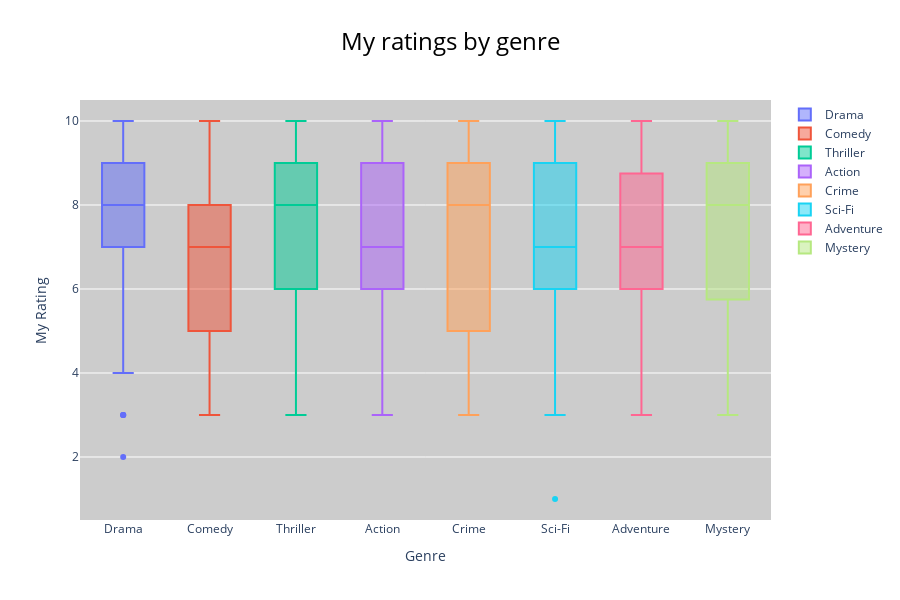

Notebook source saved alongside this figure:
### Code cell
# plotly box/whisker2
# x is genre y is my rating
# change hovertext
# Add mean

fig = go.Figure()
for i in range(len(genres)):
    fig.add_trace(go.Box(
        y=df[df[genres[i]] == True]['Your Rating'],
        name=genres[i]
    ))
fig.update_layout(
    plot_bgcolor='#cccccc',
    title=dict(
        text='My ratings by genre',
        font=dict(
            size=24,
            color='#000000'
        ),
        x=.5
    ),
    xaxis=dict(
        title='Genre'
    ),
    yaxis=dict(
        title='My Rating'
    ),
    width=900,
    height=600
)
fig.show()
# plotly.offline.plot(fig, filename='3-13-20-boxandwhisker2.html')
# Originally run with 'https://github.com/ethanfuerst/imdb_ratings/blob/226cfa35e9f54639c2e5a042ac60bea2a2ffc0f7/ratings.csv'
# pio.write_html(fig, file='3-3-20-boxandwhisker2.html', auto_open=True)
# fig.write_image("3-13-20-boxandwhisker2.png")

### Figure 1 — Plotly figure (JSON) as saved in the notebook; plotly's stock layout.template omitted (floating-point values rounded to 4 significant figures)
{"data": [{"name": "Drama", "type": "box", "y": [8, 5, 7, 8, 9, 10, 10, 9, 8, 7, 8, 8, 8, 6, 9, 8, 2, 9, 9, 8, 10, 9, 8, 10, 9, 8, 5, 9, 9, 7, 9, 8, 9, 9, 9, 5, 8, 7, 9, 10, 8, 8, 7, 4, 3, 5, 7, 5, 4, 4, 8, 7, 9, 8, 7, 8, 8, 10, 7, 6, 7, 8, 4, 9, 4, 9, 7, 6, 5, 7, 8, 9, 9, 7, 7, 7, 7, 9, 7, 10, 7, 7, 8, 9, 9, 9, 6, 9, 9, 9, 8, 4, 4, 6, 3, 9, 8, 10, 8, 10, 8, 9, 10, 5, 8, 9, 7, 6, 8, 10, 4, 9, 7, 10, 6, 10, 6, 9, 3, 6]}, {"name": "Comedy", "type": "box", "y": [8, 8, 8, 9, 6, 8, 9, 5, 4, 5, 6, 9, 8, 5, 9, 6, 7, 7, 8, 7, 9, 9, 5, 8, 7, 8, 5, 9, 9, 8, 6, 8, 7, 6, 4, 7, 6, 5, 5, 5, 5, 6, 6, 5, 10, 6, 8, 4, 7, 6, 6, 5, 5, 7, 5, 10, 5, 9, 9, 7, 7, 10, 7, 4, 6, 8, 9, 9, 8, 5, 4, 5, 6, 8, 9, 8, 9, 8, 4, 10, 7, 8, 6, 6, 4, 10, 10, 5, 9, 5, 3, 3, 3]}, {"name": "Thriller", "type": "box", "y": [5, 7, 8, 8, 8, 9, 8, 6, 9, 10, 9, 10, 9, 9, 8, 8, 6, 10, 9, 7, 7, 9, 8, 6, 10, 10, 6, 9, 6, 9, 6, 9, 7, 8, 7, 7, 9, 10, 8, 7, 4, 5, 4, 9, 8, 8, 7, 9, 4, 7, 10, 8, 9, 7, 6, 7, 9, 6, 7, 8, 8, 9, 9, 9, 9, 4, 4, 6, 5, 3, 8, 10, 5, 9, 10, 10, 6, 6, 6, 8, 3, 4]}, {"name": "Action", "type": "box", "y": [5, 7, 8, 8, 8, 10, 9, 5, 8, 7, 7, 9, 7, 5, 6, 10, 9, 8, 8, 10, 6, 4, 9, 8, 6, 8, 6, 9, 7, 7, 7, 5, 10, 9, 5, 4, 8, 7, 7, 9, 6, 5, 3, 9, 7, 10, 5, 8, 9, 8, 9, 9, 4, 6, 8, 8, 5, 9, 7, 6, 9, 8, 9, 7, 8, 6, 5, 6, 3, 4]}, {"name": "Crime", "type": "box", "y": [5, 8, 9, 9, 8, 8, 6, 10, 10, 9, 8, 10, 7, 8, 10, 9, 5, 9, 8, 6, 9, 5, 10, 7, 4, 3, 5, 5, 5, 9, 8, 8, 5, 7, 9, 7, 7, 5, 10, 5, 8, 7, 7, 9, 10, 9, 4, 9, 6, 8, 8, 4, 5, 9, 8, 10, 8, 9, 10, 5, 7, 10, 4, 6, 5, 6, 3]}, {"name": "Sci-Fi", "type": "box", "y": [5, 7, 8, 8, 8, 6, 9, 10, 9, 8, 6, 5, 9, 6, 7, 8, 10, 6, 9, 6, 7, 8, 7, 7, 10, 7, 4, 8, 7, 7, 9, 7, 3, 9, 4, 9, 9, 7, 6, 7, 9, 9, 4, 5, 9, 3, 7, 8, 9, 9, 1, 6, 8]}, {"name": "Adventure", "type": "box", "y": [7, 8, 8, 8, 8, 6, 8, 6, 5, 8, 7, 7, 6, 7, 8, 9, 4, 9, 9, 10, 9, 5, 7, 7, 9, 6, 7, 3, 9, 7, 8, 9, 4, 8, 5, 9, 7, 9, 8, 7, 9, 5, 6]}, {"name": "Mystery", "type": "box", "y": [9, 9, 9, 10, 8, 9, 7, 9, 8, 6, 4, 8, 7, 4, 9, 8, 7, 5, 10, 9, 8, 9, 8, 9, 4, 4, 5, 10, 9, 6, 5, 8, 3]}], "layout": {"height": 600, "plot_bgcolor": "#cccccc", "title": {"font": {"color": "#000000", "size": 24}, "text": "My ratings by genre", "x": 0.5}, "width": 900, "xaxis": {"title": {"text": "Genre"}}, "yaxis": {"title": {"text": "My Rating"}}}}
